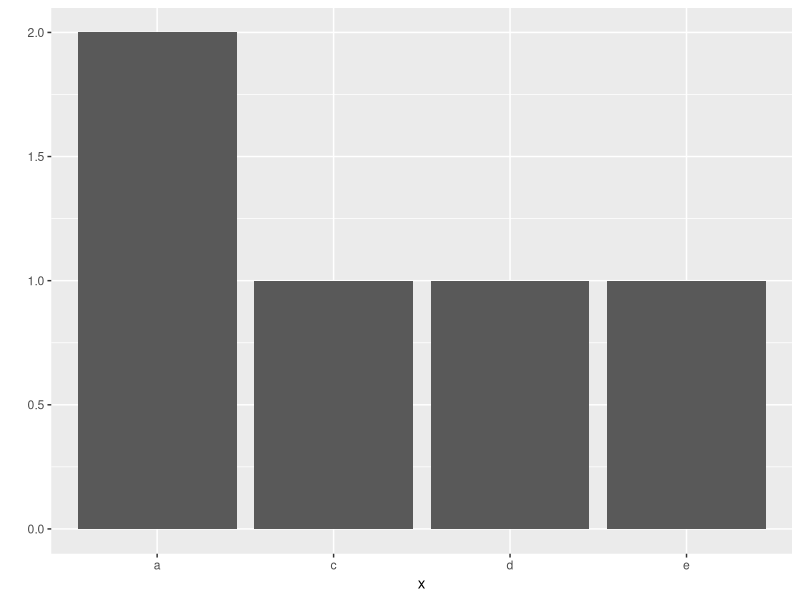
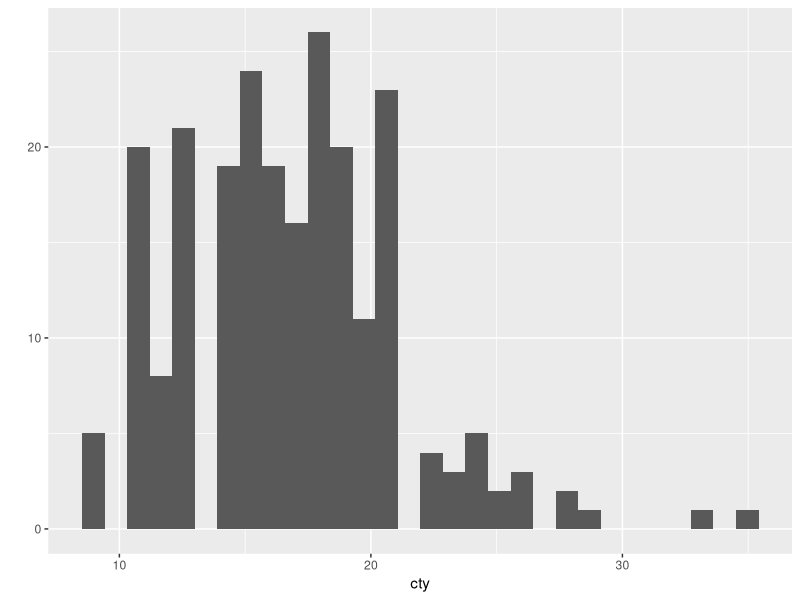
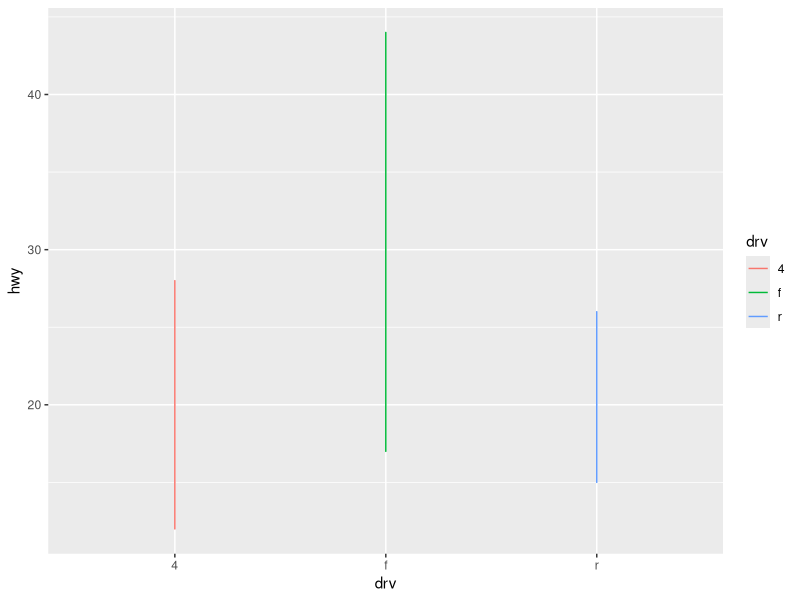

Here is the R script that generated these plots, in order: (Note: this script raises an error after producing the figures.)
install.packages("ggplot2")
library(ggplot2)

x <- c("a","a","c","d","e")

qplot(x)

mpg 
head(mpg)

qplot(data = mpg, x = cty)

qplot(data = mpg, x = drv, y = hwy, geom = "line", colour = drv)

english <- c(90,80,60,70)
names(english) <- c('a','b','c','d')
english

math <- c(50,60,100,20)
names(math) <- c('c','b','a','d')
math
df_midterm <- data.frame(english, math)


df_midterm


fruit <- data.frame(제품 = c("사과","딸기","수박"),
                      가격=c (1800,1500,3000),
                      판매량 = c(24,38,13))
fruit

mean(fruit.가격)
